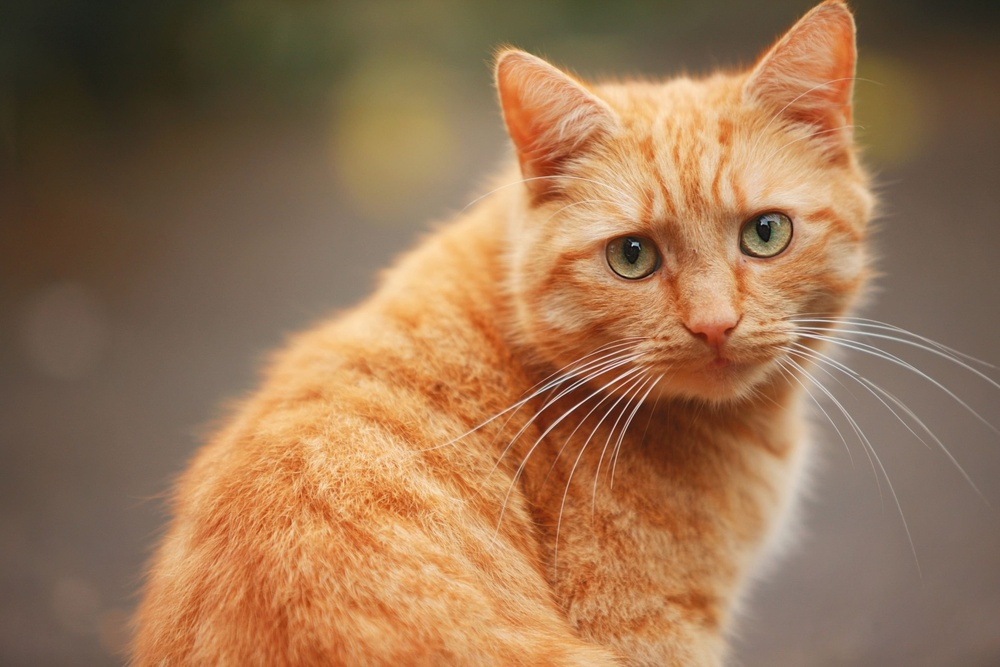
#> input picture right_border/src_image.jpeg, 1000 x 667 px, shrunk from 2820 x 1880 before the run
$ jupyter execute main.ipynb
#> lines starting #> are read from the running program, lines starting #| are printed output that depends on the picture
[cell 1]
# задание:
# отразить изображение по правой границе

[cell 2]
import cv2

src_image = cv2.imread('src_image.jpeg')
#> src_image is the input picture: shape (667, 1000, 3); mean B, G, R 82.7, 115.2, 152.1
result_image = cv2.flip(src_image, flipCode=1)
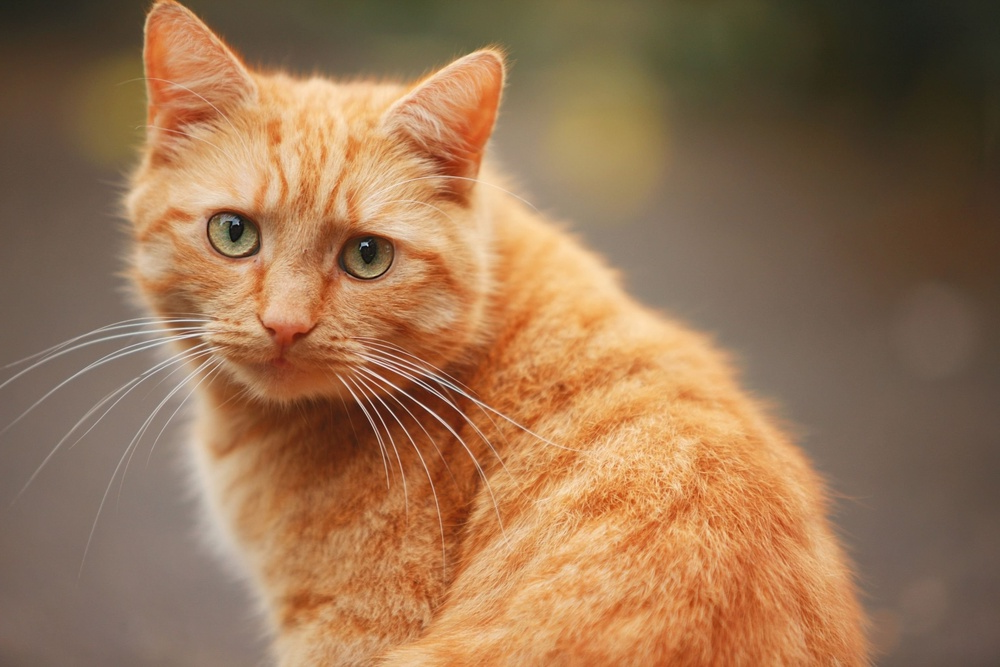
#> result_image: shape (667, 1000, 3); mean B, G, R 82.7, 115.2, 152.1

cv2.imwrite('result_image.jpeg', result_image)
#> Out = True
